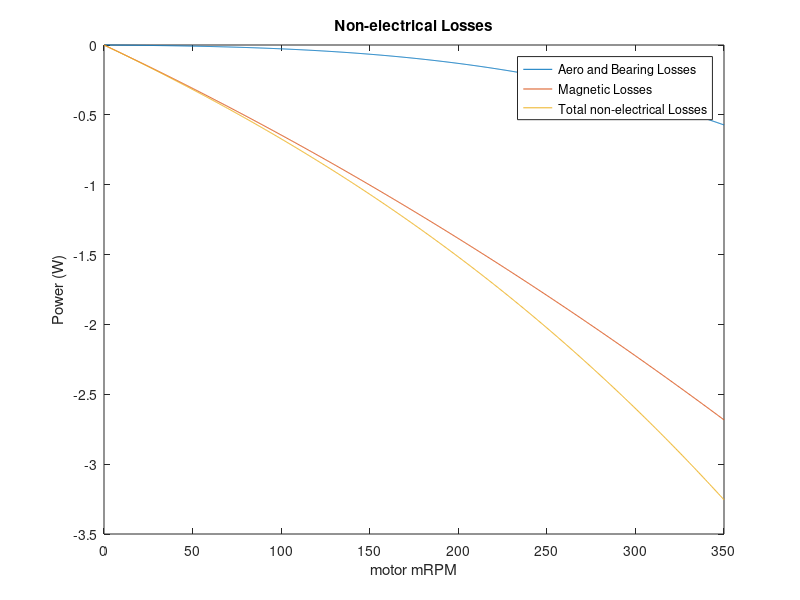

Here is the MATLAB script that generated this plot: (Note: this script raises an error after producing the figure.)
clear;

%% non-electrical losses
lossPoly_aeroAndBearing = [-1.06527e-08	-6.50352e-07	-1.02305e-04	1.12781e-03];
lossPoly_eddy = [-1.11897e-08	-5.30369e-06	-6.07395e-03	3.03073e-02] - lossPoly_aeroAndBearing;
lossPoly_aeroAndBearing(end) = 0;
lossPoly_eddy(end) = 0;

figure(1);clf;
rpmVals = linspace(0,350,1000);
plot(rpmVals, polyval(lossPoly_aeroAndBearing, rpmVals),...
    'DisplayName','Aero and Bearing Losses'); hold on;
plot(rpmVals, polyval(lossPoly_eddy, rpmVals), ...
    'DisplayName','Magnetic Losses');
plot(rpmVals, polyval(lossPoly_aeroAndBearing+lossPoly_eddy,rpmVals),...
    'DisplayName','Total non-electrical Losses');
legend show;
xlabel('motor mRPM'); ylabel('Power (W)'); title('Non-electrical Losses');

%% I2R losses
NUMPOLES = 16;
% Kv = 26.16; % from 314RPM
Kv = 25.3; % reasonable efficiency, also from Jun1 data
Rs = 0.350;
% Kv = 25.35; % these were extracted from 0advance data
% Rs = 0.245;
% Kv = 26.16; % use these for speed control
% Rs = 0.37;
L = 128.65e-6;
Vf = 0.3;
Kt_Nm_A = 1/(Kv/60*2*pi);
bemf_V =    @(rpm)          rpm/Kv;
Ibus_A =    @(Vbus,D,rpm)   (Vbus.*D - bemf_V(rpm))/Rs;
i_App =     @(Vbus,D,rpm,fs_Hz) (Vbus-bemf_V(rpm)).*(D./fs_Hz)/L;
Pelec_W =   @(Vbus,D,rpm)   Ibus_A(Vbus,D,rpm).*Vbus.*D;
body_W =    @(I, D)     (1-D) * I * Vf;
I2R_W =     @(Vbus,D,rpm)   -Ibus_A(Vbus,D,rpm).^2 * Rs .* sign(Ibus_A(Vbus,D,rpm));
I2Rs_W =    @(Vbus,D,rpm,fs_Hz) -(Ibus_A(Vbus,D,rpm).^2 + i_App(Vbus,D,rpm,fs_Hz).^2/12) * ...
                                    Rs .* sign(Ibus_A(Vbus,D,rpm));

%% all losses
PlossContr_W = @(Vbus,D,rpm,fs_Hz) 0.3.*ones(size(rpm));
PlossI2R_W = @(Vbus,D,rpm,fs_Hz) abs(I2Rs_W(Vbus,D,rpm,fs_Hz));
PlossMag_W = @(rpm) -polyval(lossPoly_eddy, rpm);
PlossMech_W = @(rpm) -polyval(lossPoly_aeroAndBearing, 0);
PlossTot_W = @(Vbus,D,rpm,fs_Hz)    PlossContr_W(Vbus,D,rpm,fs_Hz) + ...
                                    abs(PlossI2R_W(Vbus,D,rpm,fs_Hz)) + ...
                                    0*abs(body_W(Ibus_A(Vbus,D,rpm), D)) + ...
                                    PlossMag_W(rpm) + ...
                                    PlossMech_W(rpm);
Ptot_W = @(Vbus, D, rpm, fs_Hz) Pelec_W(Vbus,D,rpm) + PlossContr_W(Vbus,D,rpm,fs_Hz);
eff = @(Vbus, D, rpm, fs_Hz) 1 - abs(PlossTot_W(Vbus,D,rpm,fs_Hz) ./ Ptot_W(Vbus,D,rpm,fs_Hz));

%% motor mechanical output power
Prot_W = @(Vbus, D, rpm, fs_Hz) Ptot_W(Vbus, D, rpm, fs_Hz)-PlossTot_W(Vbus, D, rpm, fs_Hz);
torque_Nm = @(Vbus, D, rpm, fs_Hz) Prot_W(Vbus, D, rpm, fs_Hz) ./ (rpm*2*pi/60);
torque_Nm = @(Vbus, D, rpm, fs_Hz) Kt_Nm_A * Ibus_A(Vbus,D,rpm);

save('MotorLossModel5','PlossContr_W','PlossI2R_W','PlossMag_W','PlossMech_W','PlossTot_W','Ptot_W','eff','Prot_W','torque_Nm');

%% plot
clf(5);clf(6);
Ds = [1,.5];
Vbuss = 12 ./ Ds;
fs_Hz = 6e3;

for i = 1:length(Ds)
    D = Ds(i);
    Vbus = Vbuss(i);
    rpmVals = linspace(0,350,1000);
    figure(6);
    p1 = subplot(3,1,1);
    plot(rpmVals, PlossContr_W(Vbus,D,rpmVals,fs_Hz), 'DisplayName','Controller losses'); hold on;
    plot(rpmVals, PlossI2R_W(Vbus,D,rpmVals,fs_Hz), 'DisplayName','Electrical losses');
    plot(rpmVals, PlossMag_W(rpmVals), 'DisplayName','Magnetic losses');
    plot(rpmVals, PlossMech_W(rpmVals), 'DisplayName','Mechanical losses');
    plot(rpmVals, PlossTot_W(Vbus,D,rpmVals,fs_Hz), 'DisplayName','Total Losses');
    plot(rpmVals, Ptot_W(Vbus,D,rpmVals,fs_Hz), 'DisplayName','Total Power');
    legend show; grid on;
    ylabel('Power (W)'); xlabel('motor rpm');
    p2 = subplot(3,1,2);
    Ptot_W_Vals = abs(Ptot_W(Vbus,D,rpmVals,fs_Hz));
    plot(rpmVals, PlossContr_W(Vbus,D,rpmVals,fs_Hz)./Ptot_W_Vals, 'DisplayName','Controller losses'); hold on;
    plot(rpmVals, PlossI2R_W(Vbus,D,rpmVals,fs_Hz)./Ptot_W_Vals, 'DisplayName','Electrical losses');
    plot(rpmVals, PlossMag_W(rpmVals)./Ptot_W_Vals, 'DisplayName','Magnetic losses');
    plot(rpmVals, PlossMech_W(rpmVals)./Ptot_W_Vals, 'DisplayName','Mechanical losses');
    plot(rpmVals, PlossTot_W(Vbus,D,rpmVals,fs_Hz)./Ptot_W_Vals, 'DisplayName','Total Losses');
    plot(rpmVals, abs(Ptot_W(Vbus,D,rpmVals,fs_Hz))./Ptot_W_Vals, 'DisplayName','Total Power');
    legend('Location','SouthWest'); grid on;
    ylabel('proportion of total power'); xlabel('motor rpm');
    ylim([0,1]);
    p3 = subplot(3,1,3);
    plot(rpmVals, eff(Vbus,D,rpmVals,1e99),'DisplayName','no current ripple'); hold on;
    plot(rpmVals, eff(Vbus,D,rpmVals,fs_Hz),'DisplayName','current ripple');
    legend show; grid on;
    ylim([0.6,1]);

    figure(5); % mitsuba plot
    IVals = Ptot_W(Vbus, D, rpmVals, fs_Hz)/(Vbus*D);
    yyaxis left
    plot(IVals, rpmVals, 'DisplayName','RPM (motor)');
    ylim([0,500]);
    yyaxis right
    plot(IVals, 100*eff(Vbus,D,rpmVals,fs_Hz),'DisplayName','efficiency (%)'); hold on;
    plot(IVals, torque_Nm(Vbus, D, rpmVals, fs_Hz)/9.81*100,'DisplayName','torque (kg.cm)');
    legend show; grid on;
    ylim([0,100]); xlim([0,18]);
end

%% plot styles
linestyles = {'-','-.','--',':'};
a = figure(6);
linkaxes(a.Children(1:2:end),'x');
for ax = a.Children(2:2:end)'
    numPlotEl = length(ax.Children);
    colors = hsv(numPlotEl/i);
    for plotElInd = 1 : numPlotEl
        color = colors(mod(plotElInd,numPlotEl/i)+1,:);
        ax.Children(plotElInd).LineStyle = linestyles{fix(plotElInd/(numPlotEl/i))+1};
        ax.Children(plotElInd).Color = colors(mod(plotElInd,numPlotEl/i)+1,:);
        fprintf('%s: %d %d %d\n',ax.Children(plotElInd).DisplayName,ax.Children(plotElInd).Color);
    end
end
subplot(3,1,1);
legend show;
subplot(3,1,2);
legend show;
subplot(3,1,3);
legend show;